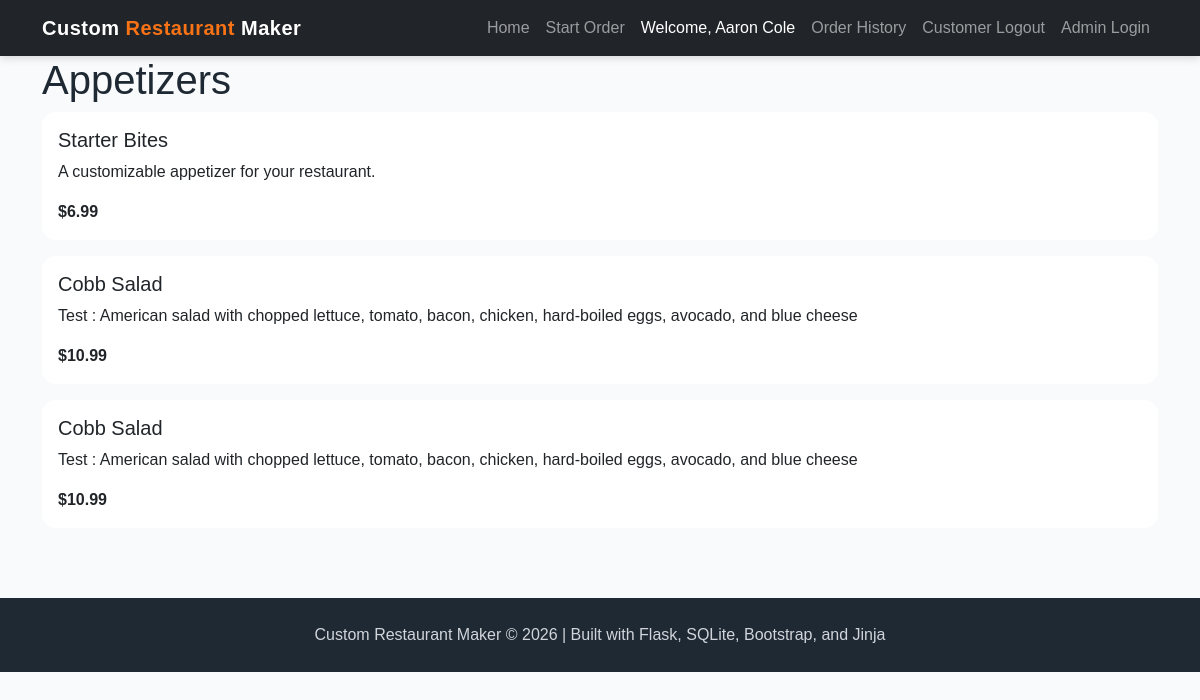
Page /appetizers (signed in) on the committed database.
### app.py (models this page shows)
class Menu(db.Model):
    __tablename__ = "menu"
    menu_id = db.Column(db.Integer, primary_key=True)
    name = db.Column(db.String(150), nullable=False)
    category = db.Column(db.String(100), nullable=False)
    price = db.Column(db.Float, nullable=False)
    description = db.Column(db.Text)
    image_filename = db.Column(db.String(255))
    image_url = db.Column(db.Text)

### app.py (the view)
@app.route('/appetizers')
def appetizers():
    conn = get_db()
    cur = conn.cursor()
    cur.execute("SELECT * FROM menu WHERE LOWER(category) = ?", ("appetizers",))
    menu = cur.fetchall()
    conn.close()
    return render_template('appetizers.html', menu=menu)

### app.py (called while the page is built)
def get_db():
    conn = sqlite3.connect("project4.db")
    conn.row_factory = sqlite3.Row
    return conn

### templates/appetizers.html (shortened to what this page needs)
{% extends "base.html" %}
{% block content %}
<h1>Appetizers</h1>
{% for item in menu %}
<div class="card mb-3">
    <div class="card-body">
        <h5>{{ item['name'] }}</h5>
        <p>
            {{ item['description'] }}
        </p>
        <strong>
            ${{ item['price'] }}
        </strong>
    </div>
</div>
{% endfor %}
{% endblock %}

### static/style.css (style rules this page uses)
:root { --primary-dark: #1f2933; --primary-orange: #f97316; --primary-yellow: #facc15; --primary-green: #16a34a; --soft-bg: #f8fafc; --card-bg: #ffffff; --text-dark: #1f2933; }
body { background-color: var(--soft-bg); color: var(--text-dark); font-family: Arial, Helvetica, sans-serif; }
.card { border: none; border-radius: 14px; transition: transform 0.2s ease, box-shadow 0.2s ease; }

### rows in the picture
Menu: name "Starter Bites", description "A customizable appetizer for your restaurant.", price "6.99"
Menu: name "Cobb Salad", description "Test : American salad with chopped lettuce, tomato, bacon, chicken, hard-boiled eggs, avocado, and blue cheese", price "10.99"
Menu: name "Cobb Salad", description "Test : American salad with chopped lettuce, tomato, bacon, chicken, hard-boiled eggs, avocado, and blue cheese", price "10.99"

### other values in the picture
{{ session.get("customer_name") }} "Aaron Cole"
